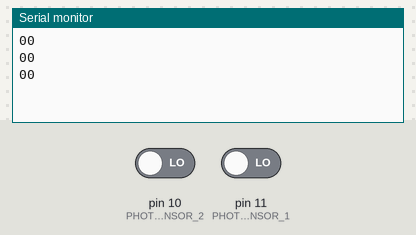
The sketch below on a simulated Arduino Uno, built with avr-gcc and run on an emulated ATmega328P. Parts: the last lines printed to the serial monitor. The inputs (shaded band) are chosen by the test bench; at power-on: pin 10 (PHOTOSENSOR_2) LOW, pin 11 (PHOTOSENSOR_1) LOW.

Above: at 4.8 s.
4.9 s: pin 10 (PHOTOSENSOR_2) driven HIGH
At 6.9 s:
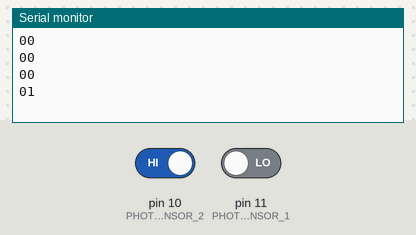
7.6 s: pin 11 (PHOTOSENSOR_1) driven HIGH
At 8.5 s:
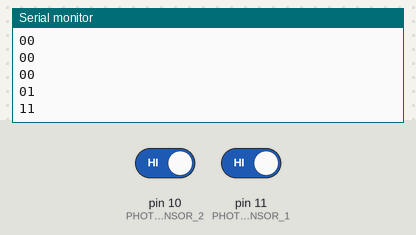
10.3 s: pin 10 (PHOTOSENSOR_2) driven LOW
At 12.7 s:
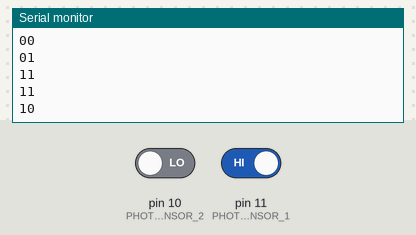
Timing chart, 0 to 14.2 s (numbered marks = the images above; inputs shaded):
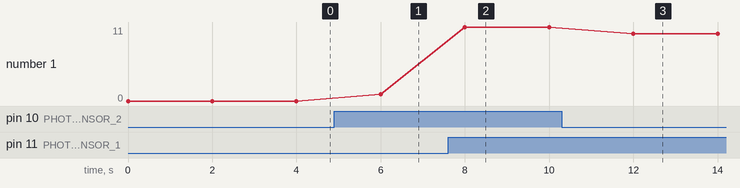

The sketch:

testPhotosensors.ino
```cpp
  //Photosensor PINS
  const int PHOTOSENSOR_1 = 11;
  const int PHOTOSENSOR_2 = 10;


void setup() {
  pinMode(PHOTOSENSOR_1, INPUT);
  pinMode(PHOTOSENSOR_2, INPUT);

    //Serielle Schnittstelle
  Serial.begin(9600);
}

void loop() {
int  PHOTO_1 = digitalRead(PHOTOSENSOR_1);
int  PHOTO_2 = digitalRead(PHOTOSENSOR_2);
  Serial.print(PHOTO_1);
  Serial.println(PHOTO_2);
  delay(2000);
}
```

Measured:
- after the input at 4.9 s, the serial monitor: prints a new line after 1.1 s (image 1)
- after the input at 7.6 s, the serial monitor: prints a new line after 0.40 s (image 2)
- after the input at 10.3 s, the serial monitor: prints a new line after 1.7 s (image 3)
- plotted number 1: 0 → 1 after the input at 4.9 s, 1 → 11 after the input at 7.6 s, 11 → 10 after the input at 10.3 s
